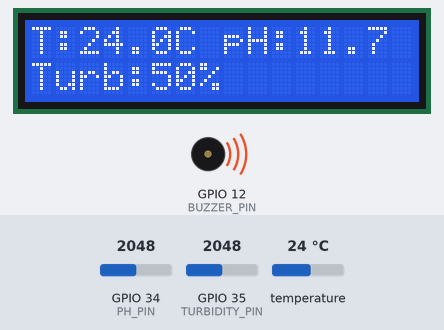
This sketch was run on a simulated ESP32. Parts: 16×2 character LCD, buzzer (waves = sounding, pin HIGH). The test bench sets the inputs (shaded band); at power-on: GPIO 34 (PH_PIN) = 2048, temperature 24 °C, GPIO 35 (TURBIDITY_PIN) = 2048. WiFi joins after 1.5 s; servers stay silent unless stated; what the sketch prints to the serial monitor is not drawn.

Above: at 6.5 s.
6.6 s: GPIO 34 (PH_PIN) set to 2704
At 8.1 s:
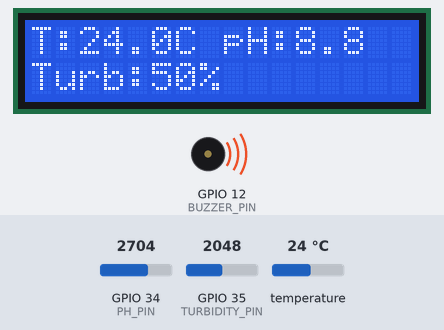
9.2 s: GPIO 34 (PH_PIN) set to 2807
At 10.3 s:
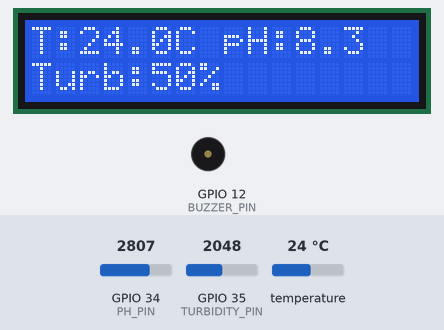
11.7 s: temperature set to 12 °C
At 14.5 s:
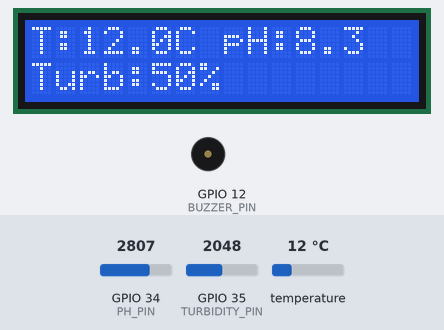
14.8 s: GPIO 35 (TURBIDITY_PIN) set to 2866
At 15.8 s:
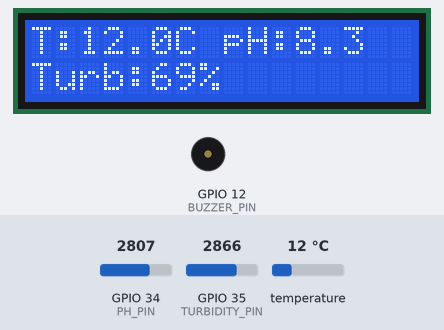
17.3 s: temperature set to 19 °C
At 19.9 s:
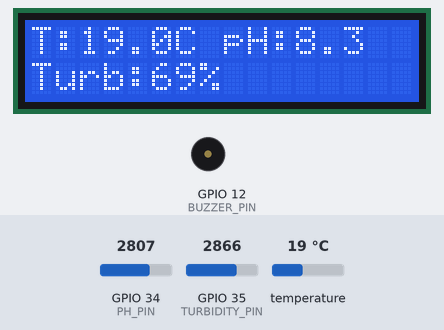
20.2 s: GPIO 35 (TURBIDITY_PIN) set to 3603
At 21.1 s:
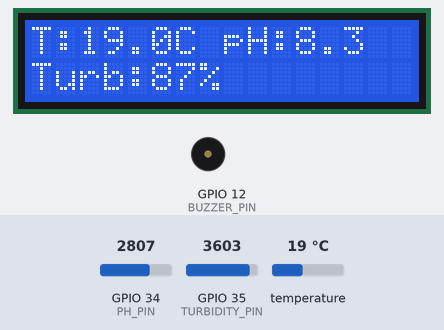
Timing chart, 0 to 23.2 s (numbered marks = the images above; inputs shaded):
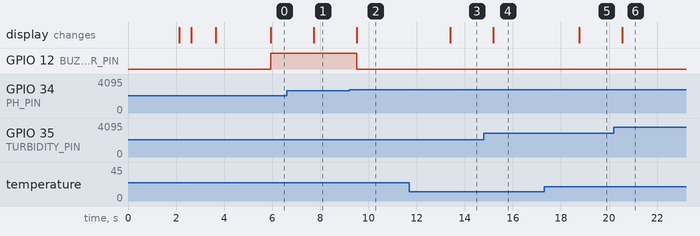

The sketch:

WATER_MAIN_CODE.ino
```cpp
#include <WiFi.h>
#include <OneWire.h>
#include <DallasTemperature.h>
#include <LiquidCrystal_I2C.h>
#include "ThingSpeak.h"

// ---------------- PIN DEFINITIONS ----------------
#define ONE_WIRE_BUS 5
#define TURBIDITY_PIN 35
#define PH_PIN 34
#define BUZZER_PIN 12

// ---------------- WIFI DETAILS ----------------
const char* ssid = "your ssid";
const char* password = "your password";

// ---------------- THINGSPEAK ----------------
WiFiClient client;
unsigned long channelNumber = "your channel number";
const char* apiKey = "Your api key";

// ---------------- OBJECTS ----------------
OneWire oneWire(ONE_WIRE_BUS);
DallasTemperature sensors(&oneWire);
LiquidCrystal_I2C lcd(0x27, 16, 2);

// ---------------- TIMING ----------------
unsigned long lastSend = 0;

void setup() {
  Serial.begin(115200);

  pinMode(BUZZER_PIN, OUTPUT);
  digitalWrite(BUZZER_PIN, LOW);

  sensors.begin();
  lcd.init();
  lcd.backlight();

  lcd.clear();
  lcd.setCursor(0, 0);
  lcd.print("Water Quality");
  lcd.setCursor(0, 1);
  lcd.print("Monitoring Sys");
  delay(2000);

  lcd.clear();
  lcd.print("Connecting WiFi");
  WiFi.begin(ssid, password);

  while (WiFi.status() != WL_CONNECTED) {
    delay(500);
    lcd.print(".");
  }

  lcd.clear();
  lcd.print("WiFi Connected");
  delay(1500);

  ThingSpeak.begin(client);
}

void loop() {

  // ----------- READ TEMPERATURE -----------
  sensors.requestTemperatures();
  float temperature = sensors.getTempCByIndex(0);

  // ----------- READ TURBIDITY -----------
  int turbidityRaw = analogRead(TURBIDITY_PIN);
  float turbidity = map(turbidityRaw, 0, 4095, 0, 100);

  // ----------- READ pH -----------
  int phRaw = analogRead(PH_PIN);
  float voltage = (phRaw / 4095.0) * 3.3;

  // Basic pH conversion formula (approximate)
  float pH = 7 + ((2.5 - voltage) / 0.18);

  // ----------- LCD DISPLAY -----------
  lcd.clear();
  lcd.setCursor(0, 0);
  lcd.print("T:");
  lcd.print(temperature,1);
  lcd.print("C pH:");
  lcd.print(pH,1);

  lcd.setCursor(0, 1);
  lcd.print("Turb:");
  lcd.print(turbidity,0);
  lcd.print("%");

  // ----------- BUZZER LOGIC -----------
  if (temperature > 30 || pH < 6 || pH > 8.5) {
    digitalWrite(BUZZER_PIN, HIGH);
  } else {
    digitalWrite(BUZZER_PIN, LOW);
  }

  // ----------- SEND TO THINGSPEAK EVERY 10 SEC -----------
  if (millis() - lastSend >= 10000) {

    ThingSpeak.setField(1, temperature);
    ThingSpeak.setField(2, turbidity);
    ThingSpeak.setField(3, pH);

    int status = ThingSpeak.writeFields(channelNumber, apiKey);
    Serial.println(status == 200 ? "ThingSpeak Updated" : "Update Failed");

    lastSend = millis();
  }

  delay(1000);
}
```

Measured:
- the behaviour switches between 2767 and 2768 on GPIO 34 (PH_PIN) (found by bisection; images 1 and 2)
- after the input at 6.6 s, the display: changes after 1.1 s (image 1)
- after the input at 9.2 s, GPIO 12 (BUZZER_PIN): HIGH → LOW after 0.31 s; the display: changes after 0.31 s (image 2)
- after the input at 11.7 s, the display: changes after 1.7 s (image 3)
- after the input at 14.8 s, the display: changes after 0.38 s (image 4)
- after the input at 17.3 s, the display: changes after 1.5 s (image 5)
- after the input at 20.2 s, the display: changes after 0.35 s (image 6)
